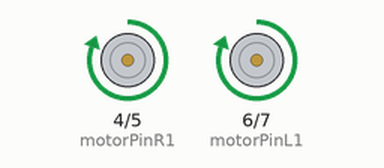
The sketch below on a simulated Arduino Uno, built with avr-gcc and run on an emulated ATmega328P. Shown: motor-driver pin pairs drawn as motors (green arrow = first pin HIGH = forward, orange = second pin HIGH = backward, longer = more drive).

Above: at 1.0 s.
At 3.0 s:
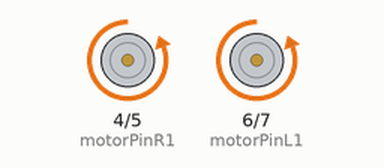
At 5.0 s:
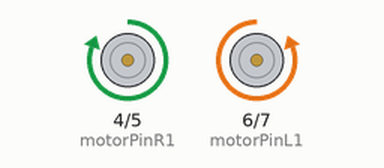
At 7.0 s:
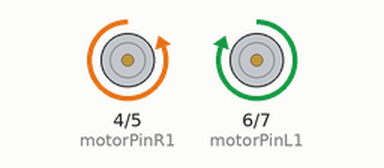
Timing chart, 0 to 11.7 s (numbered marks = the images above):
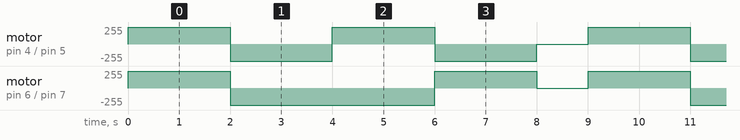

Measured:
- by itself, motor on pin 6 (motorPinL1) / pin 7 (motorPinL2): repeats every 9.0 s: backward 255/255 4.0 s, forward 255/255 2.0 s, stopped 1.0 s, forward 255/255 2.0 s
- by itself, motor on pin 4 (motorPinR1) / pin 5 (motorPinR2): repeats every 9.0 s: backward 255/255 2.0 s, forward 255/255 2.0 s, backward 255/255 2.0 s, stopped 1.0 s, forward 255/255 2.0 s

The sketch:

sketch_mar24a.ino
```cpp
/*
Arduino Motor Control Code: Forward, Backward, Turn, and Stop with PWM

This code allows you to control a robot's motors to move forward, backward, turn left, turn right, and stop.
The speed of the motors is controlled using PWM (Pulse Width Modulation).

Each motor has two pins for direction control and one pin for speed control.

*/

const int motorPinR1 = 4;    // Motor Right IN1
const int motorPinR2 = 5;    // Motor Right IN2

const int motorPinL1 = 6;    // Motor Left IN1
const int motorPinL2 = 7;   // Motor Left IN2


/*
Function to control the movement of a motor (Left or Right).
direction: 1 for forward, -1 for backward, 0 to stop.
speed: The speed value (0-255) for PWM control.
*/
void moveMotor(int motorPin1, int motorPin2, int direction, int speed) {
  if (direction == 1) {  // Move forward
    digitalWrite(motorPin1, HIGH);  // Set IN1 HIGH
    digitalWrite(motorPin2, LOW);   // Set IN2 LOW
  } else if (direction == -1) {  // Move backward
    digitalWrite(motorPin1, LOW);   // Set IN1 LOW
    digitalWrite(motorPin2, HIGH);  // Set IN2 HIGH
  } else {  // Stop (direction == 0)
    digitalWrite(motorPin1, LOW);   // Set both IN1 and IN2 to LOW
    digitalWrite(motorPin2, LOW);
  }
}

/*
Move the robot forward.
Accepts speed (0-255) to set motor speed.
*/
void moveForward(int speed) {
  moveMotor(motorPinR1, motorPinR2, 1, speed);  // Move right motor forward
  moveMotor(motorPinL1, motorPinL2, 1, speed);  // Move left motor forward
}

/*
Move the robot backward.
Accepts speed (0-255) to set motor speed.
*/
void moveBackward(int speed) {
  moveMotor(motorPinR1, motorPinR2, -1, speed);  // Move right motor backward
  moveMotor(motorPinL1, motorPinL2, -1, speed);  // Move left motor backward
}

/*
Rotate the robot to the right.
Right motor moves forward, left motor moves backward.
*/
void turnRight(int speed) {
  moveMotor(motorPinR1, motorPinR2, 1, speed);   // Right motor forward
  moveMotor(motorPinL1, motorPinL2, -1, speed);  // Left motor backward
}

/*
Rotate the robot to the left.
Right motor moves backward, left motor moves forward.
*/
void turnLeft(int speed) {
  moveMotor(motorPinR1, motorPinR2, -1, speed);  // Right motor backward
  moveMotor(motorPinL1, motorPinL2, 1, speed);   // Left motor forward
}

/*
Stop both motors.
*/
void stopMotors() {
  moveMotor(motorPinR1, motorPinR2, 0, 0);  // Stop right motor (set direction to stop and speed to 0)
  moveMotor(motorPinL1, motorPinL2, 0, 0);  // Stop left motor (set direction to stop and speed to 0)
}

/*
Setup function runs once at the beginning to initialize motor pins.
*/
void setup() {
  // Initialize motor pins as OUTPUT
  pinMode(motorPinR1, OUTPUT);
  pinMode(motorPinR2, OUTPUT);

  pinMode(motorPinL1, OUTPUT);
  pinMode(motorPinL2, OUTPUT);
}

/*
Main loop function runs repeatedly to perform the robot movements.
*/
void loop() {
  // Move forward with speed 100
  moveForward(100);
  delay(2000);  // Keep moving forward for 2 seconds

  // Move backward with speed 100
  moveBackward(100);
  delay(2000);  // Keep moving backward for 2 seconds

  // Turn right with speed 100
  turnRight(100);
  delay(2000);  // Keep turning right for 2 seconds

  // Turn left with speed 100
  turnLeft(100);
  delay(2000);  // Keep turning left for 2 seconds

  // Stop both motors after completing all movements
  stopMotors();
  delay(1000);  // Wait for 1 second before starting the next iteration
}
```
